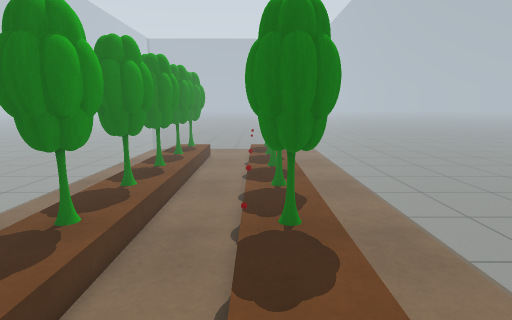
View 1 (above)

12 first-person views from a walk through a robot-simulator world made for Gazebo. The camera is 1.2 m above the floor, tilts 10° down and sees 80° across. The floor is counted in squares, 0.25 m on a side. Each view is taken from the middle of a square. On the plan, view 1 faces up. The plan holds only what a view shows up to about 20 squares ahead; the rest is blank.

View 2
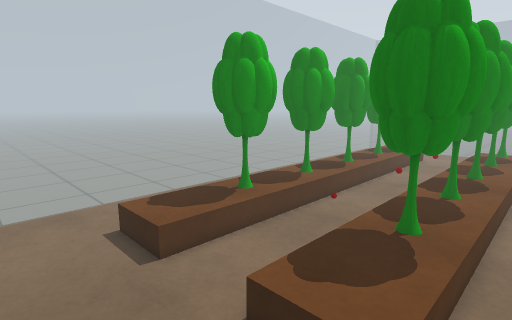

View 3
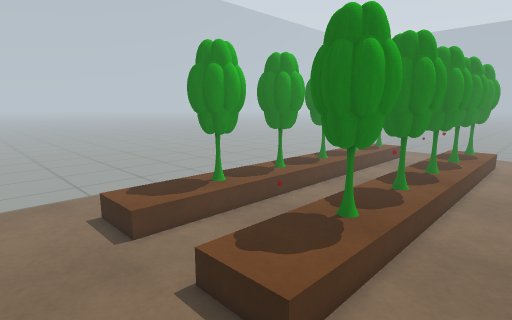

View 4
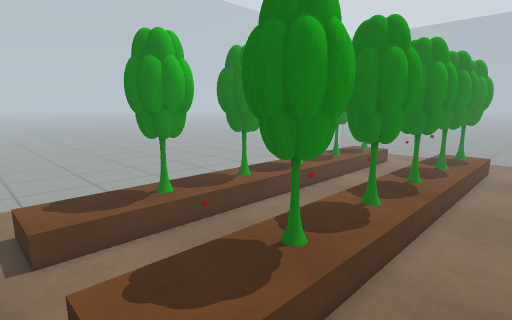

View 5
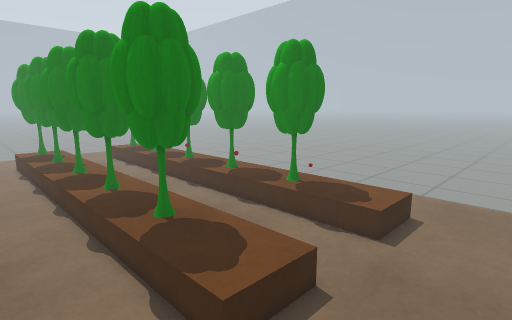

View 6
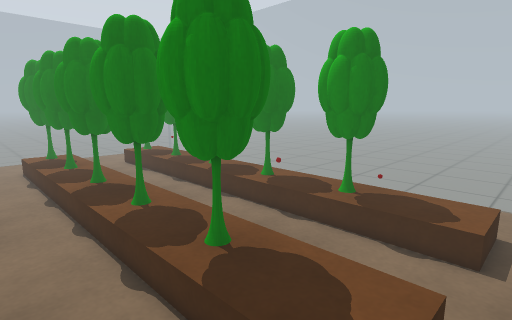

View 7
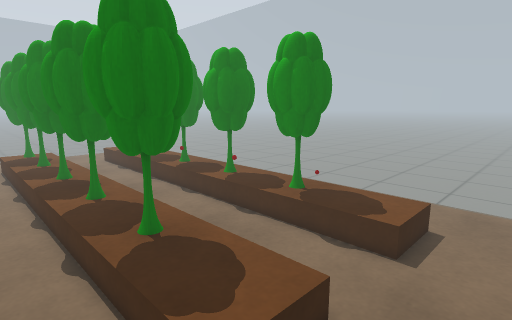

View 8
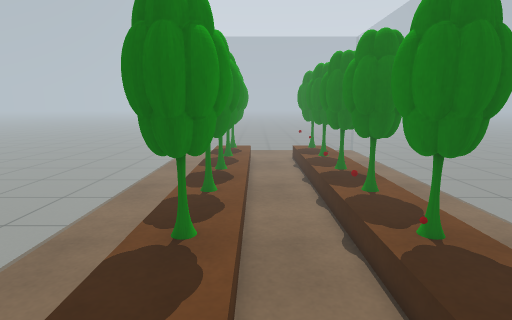

View 9
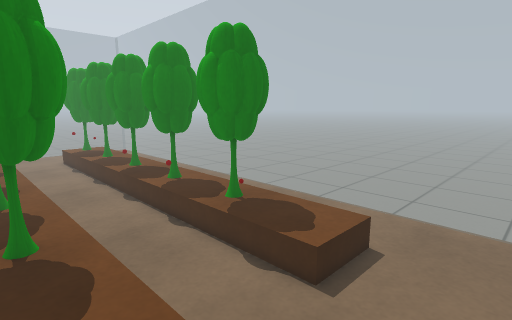

View 10
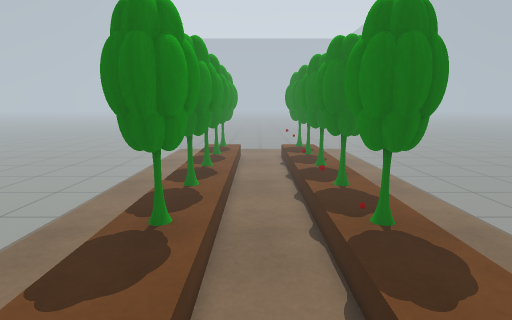

View 11
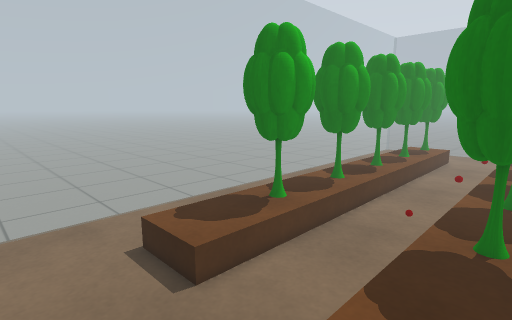

View 12
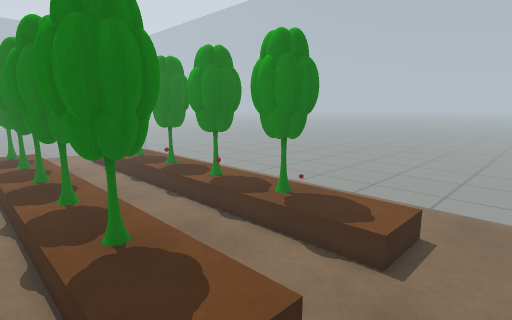

### Floor plan
Key: @ floor where view 1 was taken; . floor; = window, fence, low wall or low ledge; T table; B brown box; O other object.
Columns run from 12 left of view 1 to 7 right of it. Each row starts with its distance up from view 1.
 28      TT
 27    .BT         B.
 26    .BBB      BBB.
 25    .B          B.
 24    .BTT      TTB.
 23   ..BTT .... TTB..
 22   ..BB B....  BB..
 21 = ..BBBB....BBBB..
 20 =...B   ....   B...=
 19 =...BTTT....TTTB...=
 18 =...BTTT....TTTB...=
 17 =...BBBB....OBBB...=
 16 =...BB B....B BB...=
 15 =...B  T....TT B...=
 14 =...BTTT....TTTB...=
 13 =...BTTT....TTTB...=
 12 =...BBBB....OBBB...=
 11 =...B  B....B  B...=
 10 =...BTTT....TTTB...=
  9 =...BTTT....TTTB...=
  8 =...BTTT....TTTB...=
  7 =...BBBB....OBBB...=
  6 =...BBBB....BBBB...=
  5 =...BBBB....BBBB...=
  4 =....BBB....BBB....=
  3 =..................=
  2 =..................=
  1  ..................
  0  .  ........@.... .

Where each view was taken, in squares from view 1:
view 1: 0 up, 0 right, facing up
view 2: 0 up, 4 right, facing up-left
view 3: 0 up, 6 right, facing up-left
view 4: 3 up, 6 right, facing up-left
view 5: 0 up, 11 left, facing up-right
view 6: 3 up, 11 left, facing up-right
view 7: 1 up, 10 left, facing up-right
view 8: 1 up, 4 left, facing up
view 9: 0 up, 7 left, facing up-right
view 10: 0 up, 3 left, facing up
view 11: 0 up, 2 right, facing up-left
view 12: 1 up, 9 left, facing up-right
